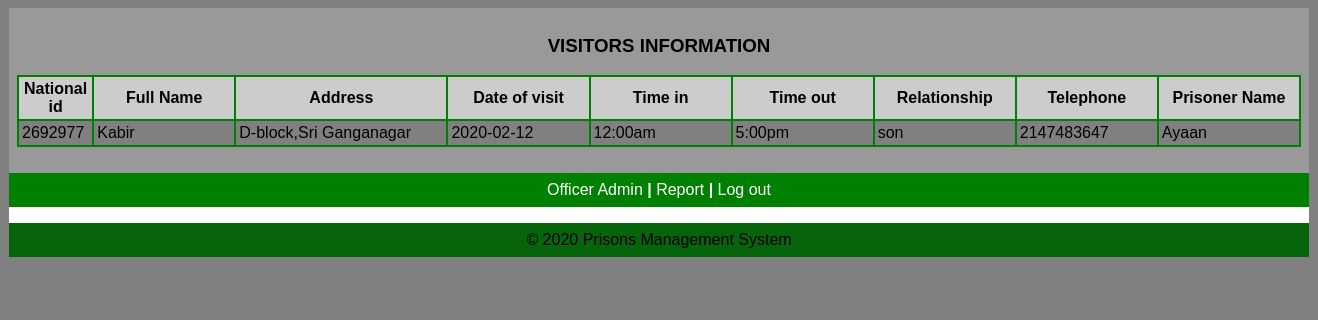
Page /officer/viewvisitors.php on the committed database.
### tables this page shows
CREATE TABLE IF NOT EXISTS `visitor` (
  `id` int(12) NOT NULL COMMENT 'national id',
  `fullname` varchar(25) NOT NULL,
  `address` varchar(25) NOT NULL,
  `dateofvisit` varchar(25) NOT NULL,
  `timein` varchar(24) NOT NULL,
  `timeout` varchar(23) NOT NULL,
  `relationship` varchar(25) NOT NULL,
  `telephone` int(13) NOT NULL,
  `prisoner` varchar(25) NOT NULL
);

### officer/viewvisitors.php (the view, shortened to what this page needs)
<html>
<head>
   <link rel="stylesheet" media="screen" href="login.css" >
</head>
<body>
	<table align='center' border='0' bgcolor='green' width='1300' cellpadding='8' cellspacing='0' height='200'>
          <tr>
            <td bgcolor='#999999' valign='center'>
<?php
$tbl_name="visitor";
$sel= mysql_query("select * from $tbl_name ORDER BY id DESC LIMIT 0,7");
echo"<table align='center' width='100%' bgcolor='GREEN' border='0' bgcolor='green' cellpadding='3' cellspacing='2' bgcolor='silver'>
<caption><h3>VISITORS INFORMATION</h3></caption>
<tr bgcolor='#CCCCCC'>
<th width='3%'>National id</th>
<th width='10%'>Full Name</th>
<th width='15%'>Address</th>
<th width='10%'>Date of visit</th>
<th width='10%'>Time in</th>
<th width='10%'>Time out</th>
<th width='10%'>Relationship</th>
<th width='10%'>Telephone</th>
<th width='3%'>Prisoner Name</th>
</tr>";
   while($row=mysql_fetch_array ($sel))
{
echo "<tr bgcolor='grey'>";
echo  "<td width='3%'>".$row ['id']."</td>";
echo  "<td width='7%'>".$row ['fullname']."</td>";
echo  "<td width='10%'>".$row ['address']."</td>";
echo  "<td width='10%'>".$row ['dateofvisit']. "</td>";
echo  "<td width='10%'>".$row ['timein']. "</td>";
echo  "<td width='10%'>".$row ['timeout']. "</td>";
echo  "<td width='10%'>".$row ['relationship']."</td>";
echo  "<td width='3%'>" .$row ['telephone']."</td>";
echo  "<td width='10%'>".$row ['prisoner']."</td>";
echo "</tr>";
}
echo"</table>";
?>
<br/>
			</td>
          </tr>
          <tr>
			<td align="center" bgcolor='green'><a href="officerpanel.php" target="_parent">Officer Admin <b>|</b></a>
      <a href="visitorep.php" target="_parent">Report <b>|</b></a>
			<a href="index.php" target="_parent">Log out</a></td>
          </tr>
          <tr>
            <td align='center' bgcolor='white' height='1'>
					<?php
           include("footer.php");
                ?>
            </td>
          </tr>
	</table>
</body>
</head>
</html>

### officer/login.css (style rules this page uses)
body { font: 14px/21px "Lucida Sans", "Lucida Grande", "Lucida Sans Unicode", sans-serif;background:gray; }
a { color:#fff; text-decoration:none; }

### rows in the picture
visitor: id "2692977", fullname "Kabir", address "D-block,Sri Ganganagar", dateofvisit "2020-02-12", timein "12:00am", timeout "5:00pm", relationship "son", telephone "2147483647", prisoner "Ayaan"
